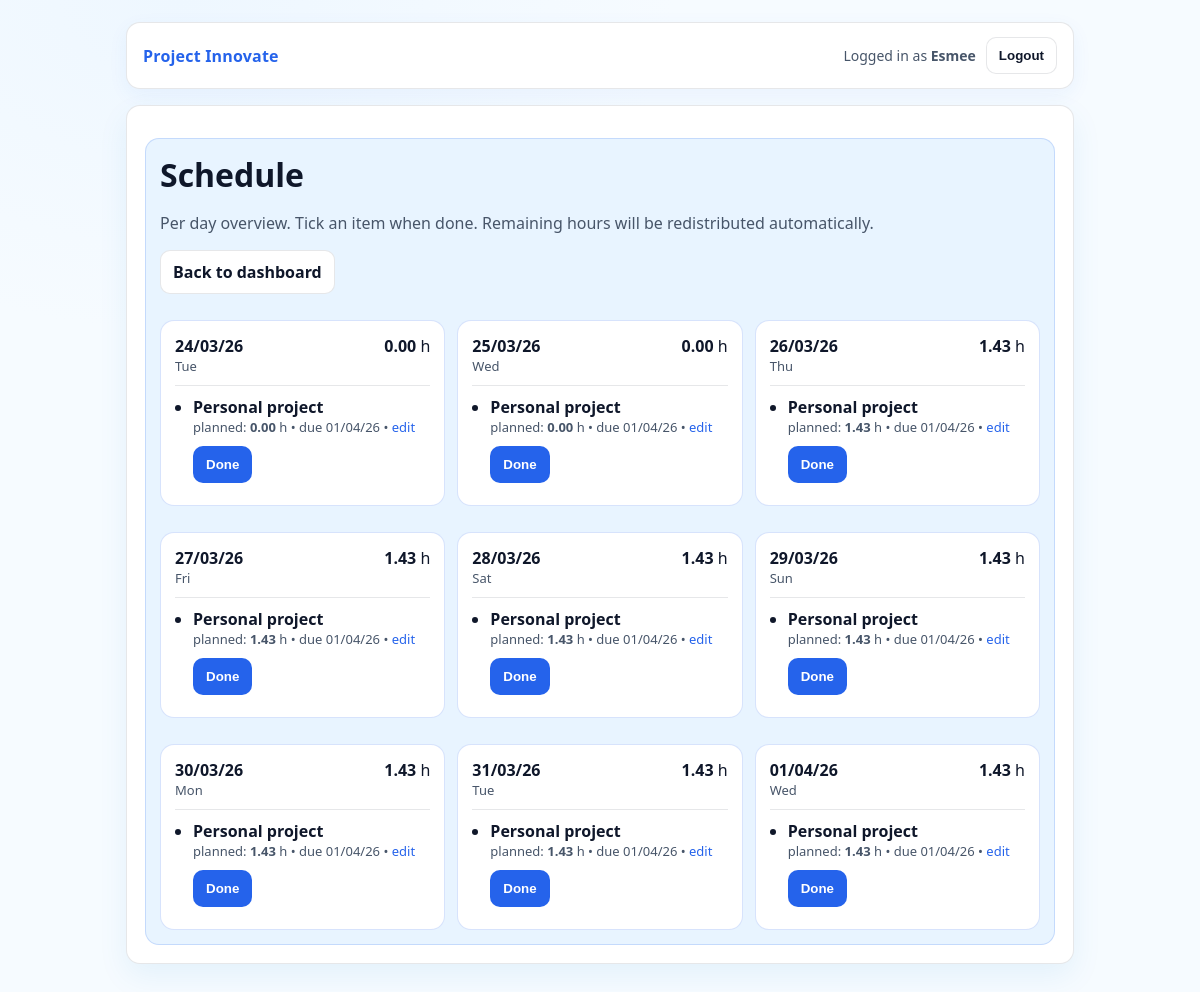
/schedule (signed in), run on the app's committed database.
### app.py (models this page shows, shortened)
class User(UserMixin, db.Model):
    id = db.Column(db.Integer, primary_key=True)
    username = db.Column(db.String(80), unique=True, nullable=False)
    password_hash = db.Column(db.String(255), nullable=False)

class Assignment(db.Model):
    id = db.Column(db.Integer, primary_key=True)
    user_id = db.Column(db.Integer, db.ForeignKey("user.id"), nullable=False)
    title = db.Column(db.String(200), nullable=False)
    start_date = db.Column(db.Date, nullable=False)
    due_date = db.Column(db.Date, nullable=False)
    total_hours = db.Column(db.Float, nullable=False)

### app.py (the view)
@app.route("/schedule")
@login_required
def schedule():
    assignments = (
        Assignment.query
        .filter_by(user_id=current_user.id)
        .order_by(Assignment.due_date.asc())
        .all()
    )
    schedule_map = build_schedule(assignments)
    return render_template("schedule.html", schedule_map=schedule_map)

### app.py (called while the page is built)
@app.template_filter("dmy")
def format_dmy(value):
    if value is None:
        return ""
    if isinstance(value, datetime):
        value = value.date()
    return value.strftime("%d/%m/%y")

@login_manager.user_loader
def load_user(user_id):
    return db.session.get(User, int(user_id))

### templates/schedule.html (shortened to what this page needs)
{% extends "base.html" %}
{% block content %}
  <h1>Schedule</h1>
  <p class="muted">
    Per day overview. Tick an item when done. Remaining hours will be redistributed automatically.
  </p>
  <div class="actions">
    <a class="btn" href="{{ url_for('dashboard') }}">Back to dashboard</a>
  </div>
  {% if schedule_map %}
    <div style="display:grid;grid-template-columns:repeat(auto-fit, minmax(260px, 1fr));gap:12px;margin-top:12px;">
      {% for day, items in schedule_map.items() %}
        <div class="panel" style="background:#ffffff;">
          <div style="display:flex;justify-content:space-between;align-items:baseline;gap:10px;">
            <div>
              <div style="font-weight:800;font-size:16px;">{{ day|dmy }}</div>
              <div class="muted" style="font-size:13px;">
                {% set weekday_names = ["Mon","Tue","Wed","Thu","Fri","Sat","Sun"] %}
                {{ weekday_names[day.weekday()] }}
              </div>
            </div>
            {% set total = namespace(v=0) %}
            {% for item in items %}
              {% set total.v = total.v + item.planned_hours %}
            {% endfor %}
            <span class="badge"><strong>{{ "%.2f"|format(total.v) }}</strong> h</span>
          </div>
          <hr style="border:none;border-top:1px solid rgba(15,23,42,.10);margin:10px 0;">
          <ul style="margin:0;padding-left:18px;">
            {% for item in items %}
              {% set a = item.assignment %}
              <li style="margin:8px 0;">
                <div style="font-weight:800;">{{ a.title }}</div>
                <div class="muted" style="font-size:13px;display:flex;gap:10px;flex-wrap:wrap;align-items:center;">
                  <span>
                    planned: <strong>{{ "%.2f"|format(item.planned_hours) }}</strong> h
                    • due {{ a.due_date|dmy }}
                    • <a href="{{ url_for('edit_assignment', assignment_id=a.id) }}">edit</a>
                  </span>
                  <form method="post" action="{{ url_for('schedule_toggle') }}" style="margin:0;">
                    {% if item.done %}
                      <input type="hidden" name="action" value="uncheck">
                      <button class="btn" type="submit">Undo ({{ "%.2f"|format(item.done_hours) }}h)</button>
                    {% else %}
                      <button class="btn btn-primary" type="submit" {% if item.planned_hours <= 0 %}disabled{% endif %}>
                        Done
                      </button>
                    {% endif %}
                  </form>
                </div>
              </li>
            {% endfor %}
          </ul>
        </div>
      {% endfor %}
    </div>
  {% else %}
    <p class="muted">No assignments yet, so there’s no schedule.</p>
  {% endif %}
{% endblock %}

### templates/base.html (shortened to what this page needs)
<!doctype html>
<html lang="en">
  <head>
    <link rel="stylesheet" href="{{ url_for('static', filename='style.css') }}">
  </head>
  <body>
    <div class="container">
      <div class="nav">
        <div class="brand">
          <a href="{{ url_for('dashboard') }}">Project Innovate</a>
        </div>
        <div class="nav-right">
          {% if current_user.is_authenticated %}
            <span>Logged in as <strong>{{ current_user.username }}</strong></span>
            <form method="post" action="{{ url_for('logout') }}" style="margin:0;">
              <button class="btn" type="submit">Logout</button>
            </form>
          {% else %}
            <a class="btn" href="{{ url_for('login') }}">Login</a>
            <a class="btn btn-primary" href="{{ url_for('register') }}">Register</a>
          {% endif %}
        </div>
      </div>
      <div class="card">
        <div class="panel">
          {% block content %}{% endblock %}
        </div>
      </div>
    </div>
  </body>
</html>

### static/style.css (style rules this page uses)
:root { --bg1: #f6fbff; --bg2: #eef7ff; --card: #e8f4ff; --card2:#ffffff; --text: #0f172a; --muted:#475569; --border: rgba(15, 23, 42, 0.10); --primary: #2563eb; --primaryHover:#1d4ed8; --danger: #dc2626; --dangerHover:#b91c1c; }
* { box-sizing:border-box; }
html, body { height:100%; }
body { margin:0; font-family: ui-sans-serif, system-ui, -apple-system, Segoe UI, Roboto, Arial; color: var(--text); background: radial-gradient(900px 600px at 15% 0%, var(--bg2) 0%, var(--bg1) 55%), linear-gradient(180deg, var(--bg1), #ffffff); }
a { color: var(--primary); text-decoration:none; }
.container { max-width: 980px; margin: 0 auto; padding: 22px 16px 60px; }
.nav { display:flex; justify-content:space-between; align-items:center; gap: 12px; padding: 14px 16px; border: 1px solid var(--border); background: #ffffff; border-radius: 14px; box-shadow: 0 6px 20px rgba(37,99,235,.06); }
.brand { font-weight: 800; letter-spacing: .2px; }
.nav-right { display:flex; align-items:center; gap: 10px; color: var(--muted); font-size: 14px; }
.card { margin-top: 16px; border: 1px solid var(--border); background: var(--card2); border-radius: 14px; padding: 18px; box-shadow: 0 12px 30px rgba(2,132,199,.08); }
.card h1, .card h2 { margin: 0 0 10px; }
.panel { margin-top: 14px; border: 1px solid rgba(37,99,235,.18); background: var(--card); border-radius: 14px; padding: 14px; }
.muted { color: var(--muted); }
.actions { display:flex; flex-wrap:wrap; gap:10px; margin-top: 10px; }
.btn { display:inline-flex; align-items:center; justify-content:center; padding: 10px 12px; border-radius: 10px; border: 1px solid var(--border); background: #ffffff; color: var(--text); cursor:pointer; font-weight: 700; }
.btn-primary { background: var(--primary); border-color: rgba(37,99,235,.35); color: #ffffff; }
.panel { background: #e8f4ff; border: 1px solid rgba(37,99,235,.18); }

### data on the page
User: username "Esmee"
Assignment: schedule_map "24/03/26", start_date "Tue", title "Personal project" "Personal project" "Personal project" "Personal project" "Personal project" "Personal project" "Personal project" "Personal project" "Personal project", due_date|dmy "01/04/26" "01/04/26" "01/04/26" "01/04/26" "01/04/26" "01/04/26" "01/04/26" "01/04/26" "01/04/26"

### other printed values
{{ "%.2f"|format(total.v) }} "0.00" "0.00" "1.43" "1.43" "1.43" "1.43" "1.43" "1.43" "1.43"
{{ "%.2f"|format(item.planned_hours) }} "0.00" "0.00" "1.43" "1.43" "1.43" "1.43" "1.43" "1.43" "1.43"
{{ day|dmy }} "25/03/26" "26/03/26" "27/03/26" "28/03/26" "29/03/26" "30/03/26" "31/03/26" "01/04/26"
{{ weekday_names[day.weekday()] }} "Wed" "Thu" "Fri" "Sat" "Sun" "Mon" "Tue" "Wed"
